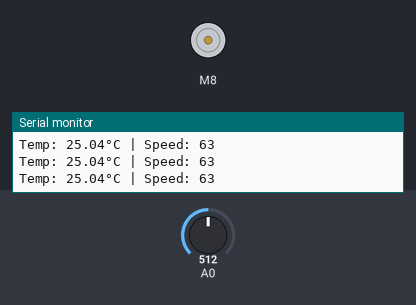
Recording of a sketch running on a simulated Arduino Uno, built with avr-gcc and run on an emulated ATmega328P. Shown: DC motor (green arrow = forward, orange = backward, longer = faster), the last lines printed to the serial monitor. Inputs (shaded band) come from the test bench; at power-on: A0 = 512.

Above: at 1.3 s.
1.4 s: A0 set to 706
2.9 s: A0 set to 723
At 3.8 s:
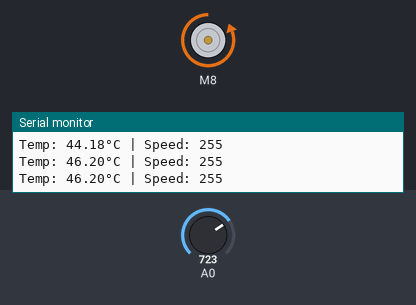
Timing chart, 0 to 5.9 s (numbered marks = the images above; inputs shaded):
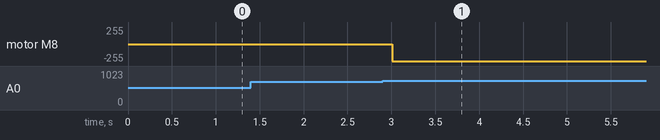

The sketch:

Thermister_02.ino
```cpp
// Thermister에서 측정한 온도가 20~40도 범위일 때 모터를 온도에 비례하는 속도로 회전한다
#include <L298N.h>  // L298N 라이브러리

// 핀 정의
#define ENA 9
#define IN1 8
#define IN2 7

// L298N 모터 객체 생성
L298N motor(ENA, IN1, IN2);

// 써미스터 파라미터 (수정 필요)
const float BETA = 3950;        // 베타 계수
const float R0 = 10000;         // 25°C 기준 저항
const float T0 = 298.15;        // 25°C 켈빈 온도

// 온도 제어 범위
const float MIN_TEMP = 20;      // 최소 온도 (°C)
const float MAX_TEMP = 40;      // 최대 온도 (°C)

void setup() {
  Serial.begin(9600);
  motor.setSpeed(0);  // 초기 속도 0
  motor.forward();    // 초기 방향: 정방향
}

void loop() {
  // 1. 써미스터 값 읽기
  int analogValue = analogRead(A0);

  // 2. 저항값 계산
  float R_thermistor = R0 * (1023.0 / analogValue - 1);

  // 3. 온도 계산 (Steinhart-Hart)
  float temperature = 1 / ( (1/BETA) * log(R_thermistor/R0) + (1/T0) );
  temperature -= 273.15;  // 켈빈 → 섭씨

  // 4. 모터 속도 계산
  int motorSpeed = 0;

  if (temperature >= MIN_TEMP && temperature <= MAX_TEMP) {
    motorSpeed = map(temperature, MIN_TEMP, MAX_TEMP, 0, 255);
    motorSpeed = constrain(motorSpeed, 0, 255);
  }
  else if (temperature > MAX_TEMP) {
    motorSpeed = 255;  // 최대 속도
  }

  // 5. 모터 제어
  motor.setSpeed(motorSpeed);

  // (옵션) 45°C 초과 시 역방향 회전
  if (temperature > 45) {
    motor.backward();
    motor.setSpeed(255);  // 역방향 최대 속도
  }

  // 시리얼 모니터 출력
  Serial.print("Temp: ");
  Serial.print(temperature);
  Serial.print("°C | Speed: ");
  Serial.println(motorSpeed);

  delay(500);
}
```

Measured:
- the behaviour switches between 712 and 713 on A0 (found by bisection; images 0 and 1)
- after the input at 2.9 s, motor M8: stopped → backward 255/255 after 0.11 s
